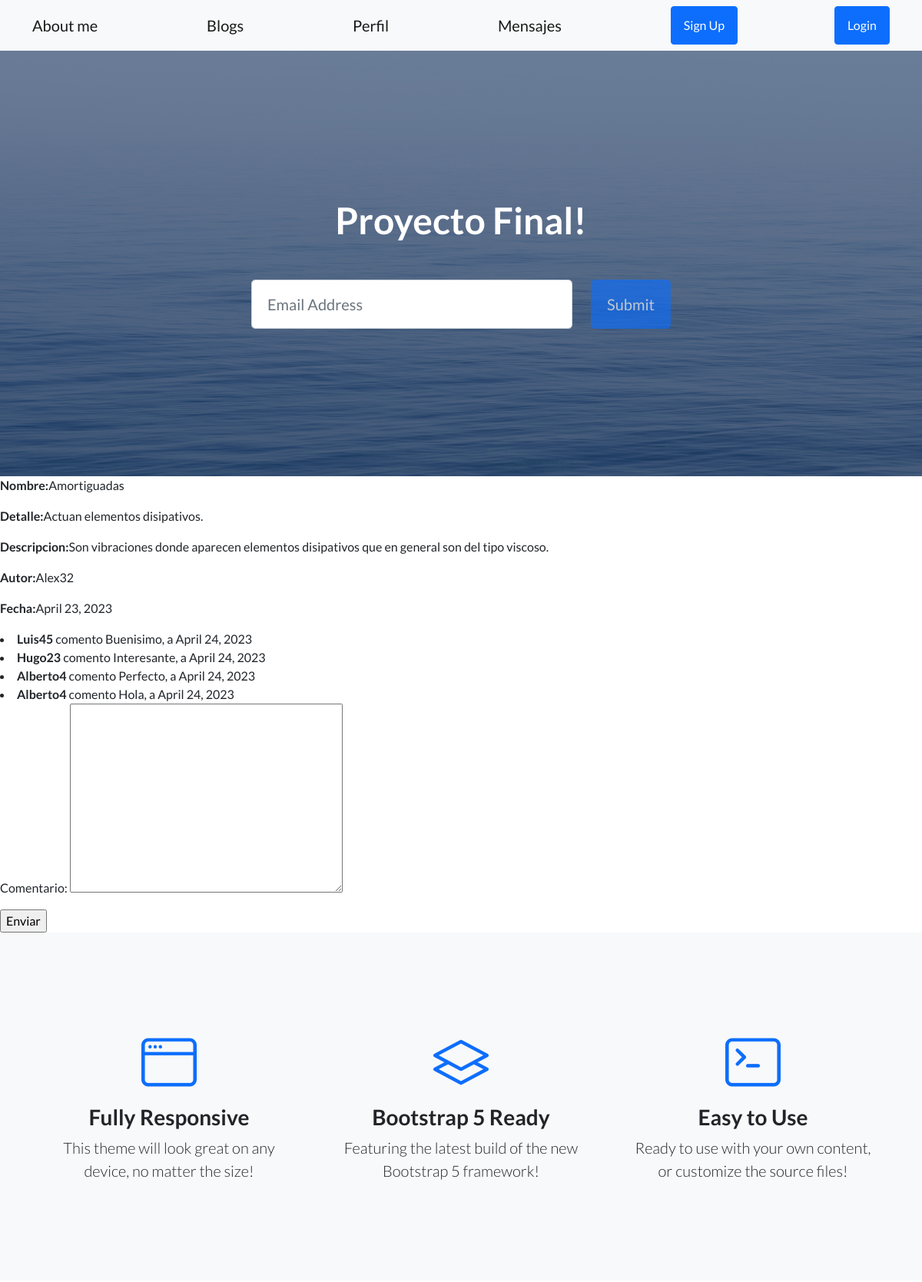
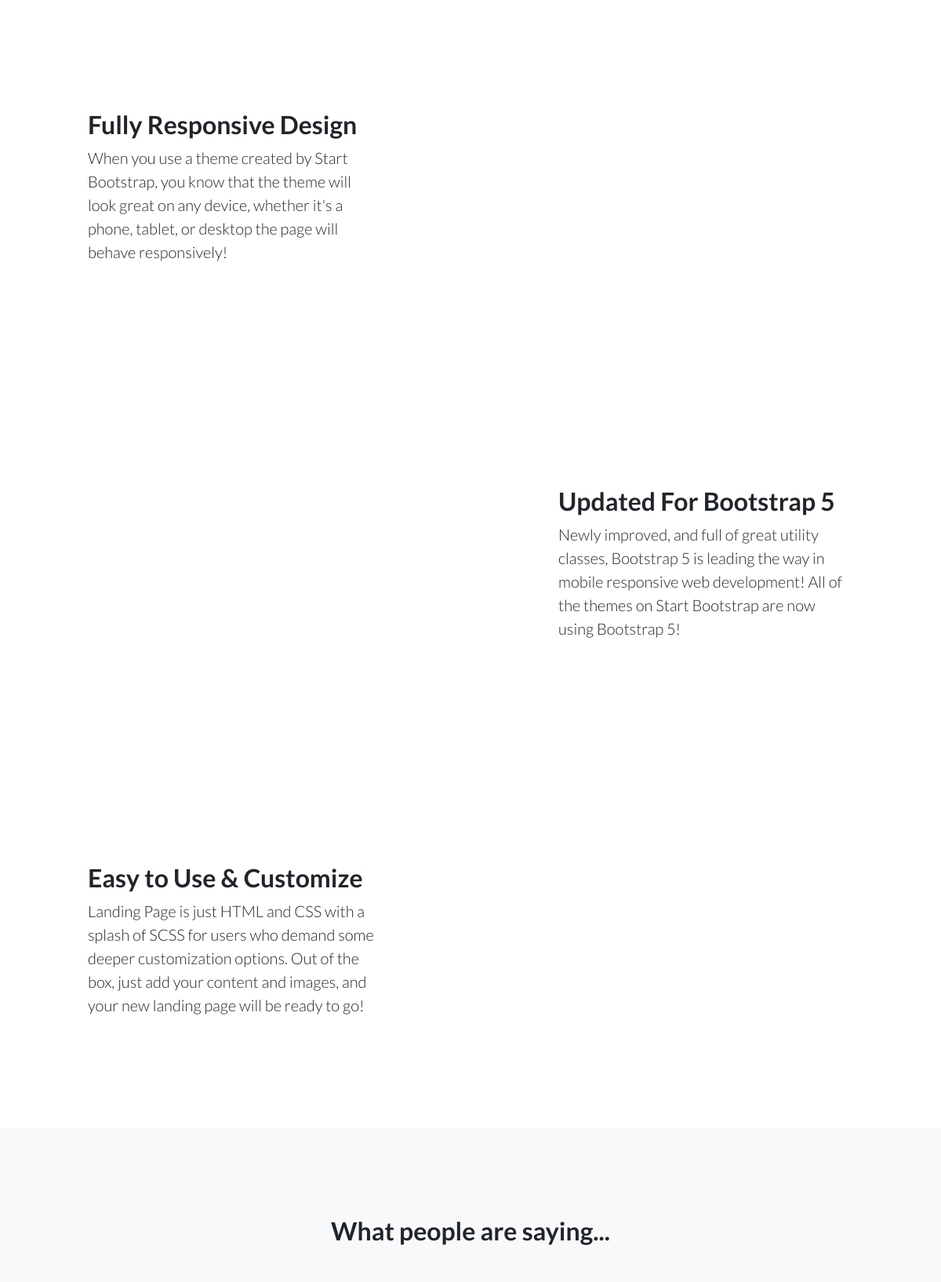
/AppProyectoFinal/ver_mas/3/ (upper part), run on the app's committed database (2 pictures, top to bottom).
### AppProyectoFinal/models.py (models this page shows, shortened)
class BlogsModel(models.Model):
    nombre=models.CharField(max_length=40)
    detalle=models.CharField(max_length=40)
    descripcion=models.TextField()
    imagen = models.ImageField(upload_to="avatares", null=True, blank=True)
    usuario=models.ForeignKey(User,on_delete=models.CASCADE)
    fecha=models.DateField(auto_now_add=True)
    class Meta:
        db_table="Blogs"

class ComentariosModel(models.Model):
    usuario=models.ForeignKey(User,on_delete=models.CASCADE)
    blog=models.ForeignKey(BlogsModel,on_delete=models.CASCADE)
    comentario=models.TextField()
    fecha=models.DateField(auto_now_add=True)
    class Meta:
        db_table="Comentarios"

### AppProyectoFinal/views.py (the view, shortened to what this page needs)
# urls.py: path('ver_mas/<id>/',ver_mas,name='VerMas'),
def ver_mas(request,id):
    blog=BlogsModel.objects.get(id=id)
    allcomentarios=ComentariosModel.objects.filter(blog=blog)  ##Condiciono de manera que solo muestre comentarios correspondientes a dicho blog
    context={
        "id":id,
        "blog":blog,
        "comentarios":allcomentarios,
        "comentariosform":ComentariosForm(),
    }
    return render(request,"AppProyectoFinal/ver_mas.html",context)

### AppProyectoFinal/forms.py
class ComentariosForm(forms.ModelForm):
    class Meta:
        model=ComentariosModel
        fields=("comentario",)

### templates/AppProyectoFinal/ver_mas.html (shortened to what this page needs)
{% extends "base.html" %}
{% load static %}
{% block contenido_variable %}
<p><b>Nombre:</b>{{blog.nombre}}</p>
<p><b>Detalle:</b>{{blog.detalle}}</p>
<p><b>Descripcion:</b>{{blog.descripcion}}</p>
<p><b>Autor:</b>{{blog.usuario.username}}</p>
<p><b>Fecha:</b>{{blog.fecha}}</p>
{% if comentarios %}
{% for f in comentarios %}
<li><b>{{f.usuario.username}}</b> comento {{f.comentario}}, a {{f.fecha}}</li>
{% endfor %}
{% else %}
<p><b>No tienes comentarios</b></p>
{% endif %}
<form  method="post">
    {{comentariosform.as_p}}
    <input type="submit" value="Enviar">
</form>
{% endblock %}

### data on the page
BlogsModel: nombre "Amortiguadas", detalle "Actuan elementos disipativos.", descripcion "Son vibraciones donde aparecen elementos disipativos que en general son del tipo viscoso.", usuario.username "Alex32", fecha "April 23, 2023"
ComentariosModel: usuario.username "Luis45", comentario "Buenisimo", fecha "April 24, 2023"
ComentariosModel: usuario.username "Hugo23", comentario "Interesante", fecha "April 24, 2023"
ComentariosModel: usuario.username "Alberto4", comentario "Perfecto", fecha "April 24, 2023"
ComentariosModel: usuario.username "Alberto4", comentario "Hola", fecha "April 24, 2023"
